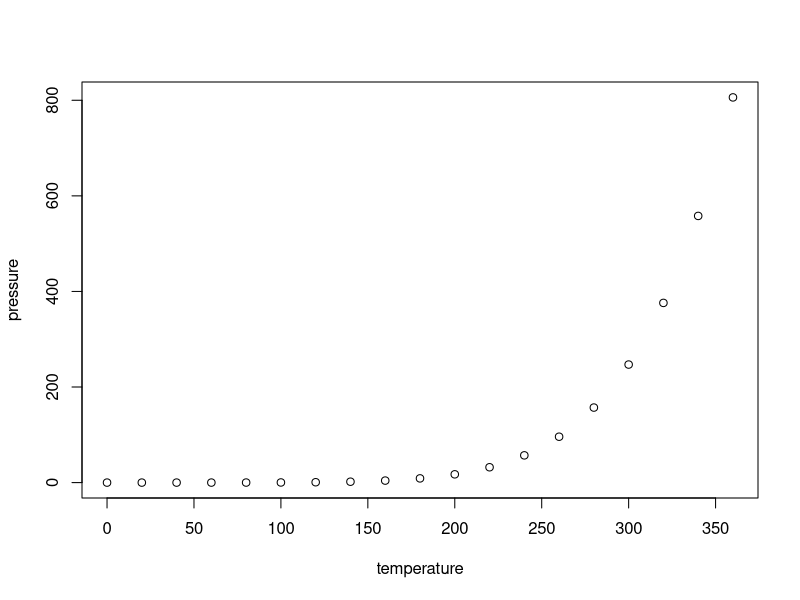
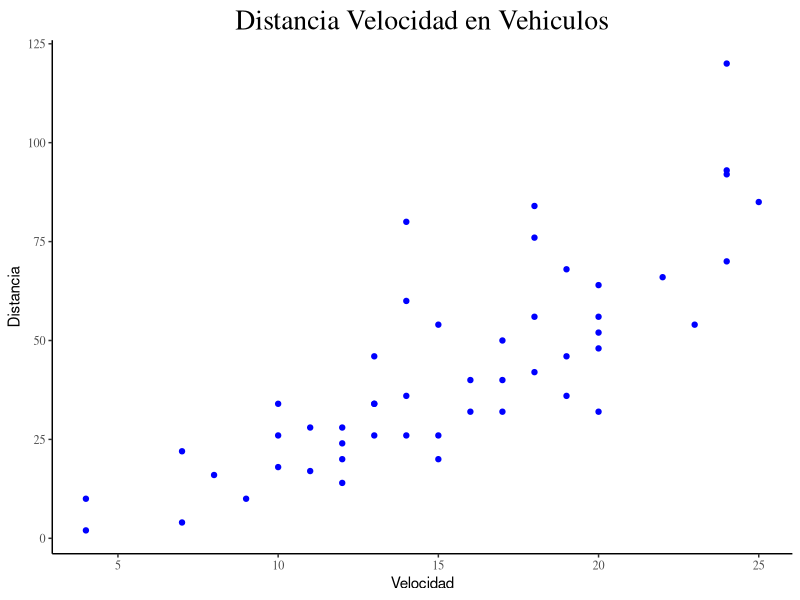

Write R code to recreate these figures, in order.
## ---- chunk 1
knitr::opts_chunk$set(echo = TRUE)
## ---- chunk 2
summary(cars)
## ---- chunk 3
plot(pressure)
## ---- chunk 4
install.packages("ggplot2")
install.packages("dplyr")
library(ggplot2)
library(dplyr)

df = cars

df %>%
  ggplot(mapping = aes(x = speed, y = dist)) +
  geom_point(col = "blue") +
  labs(title = "Distancia Velocidad en Vehiculos",
       x = "Velocidad",
       y = "Distancia") +
  theme(panel.background = element_blank(),
        axis.line = element_line(size = .5), 
        plot.title = element_text(family = 'serif', size = 20, vjust = .5, hjust = .5),
        axis.text = element_text(family = 'serif'))
